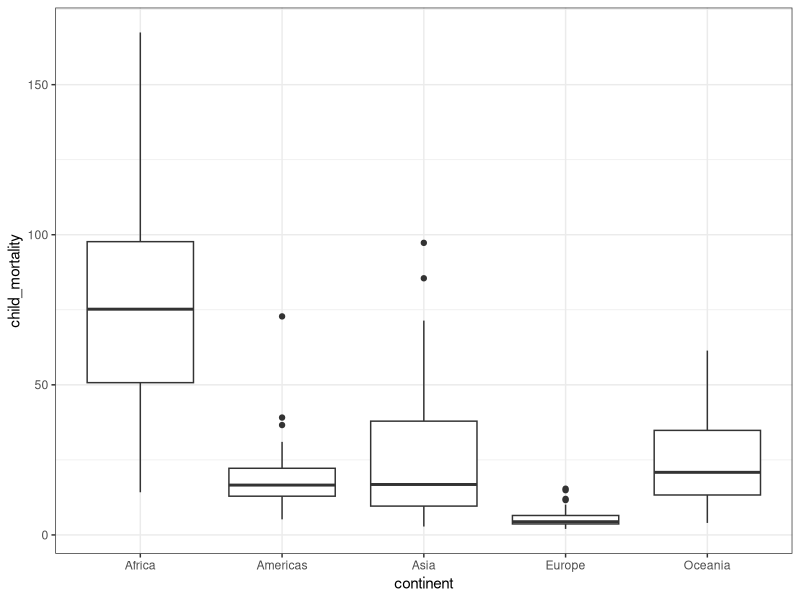
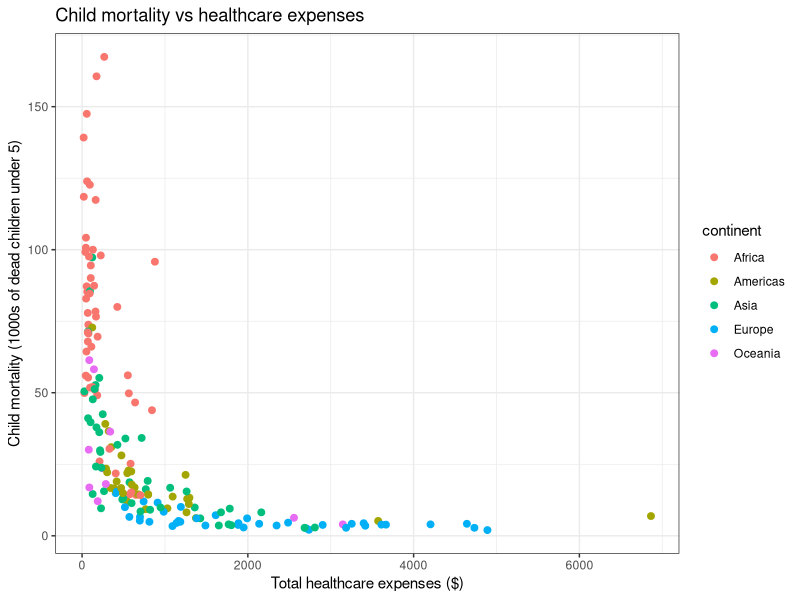
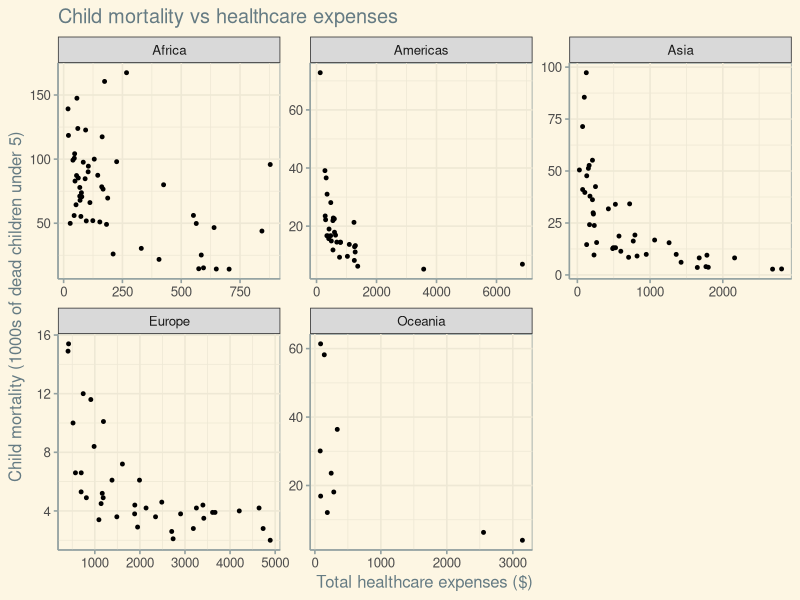

These figures' R source, in order:
## ---- chunk 1
knitr::opts_chunk$set(echo = TRUE)
## ---- chunk 2
rm(list=ls())
library("readr")
library("ggplot2")
library("dplyr")
library("GGally")
library("tidyr")
library(ggthemes)

financing_healthcare <- read_csv("../all_datasets_bio144/financing_healthcare.csv")
head(financing_healthcare)
## ---- chunk 3
financing_healthcare |>
  summarise(countries=n_distinct(country), years=n_distinct(year))
## ---- chunk 4
financing_healthcare |>
  select(health_exp_total, child_mort) |>
  filter(!(is.na(health_exp_total) | is.na(child_mort))) |>
  count()
## ---- chunk 5
financing_healthcare_of_interest <- financing_healthcare |>
  filter(year == 2013) |>
  select(year, country, continent, health_exp_total, child_mort, life_expectancy) |>
  drop_na()

child_mortality_per_continent <- financing_healthcare_of_interest |>
  group_by(continent) |>
  summarize(continent=continent, child_mortality=child_mort)

child_mortality_per_continent |>
  filter(continent == "Africa") |>
  summarise(mean=child_mortality 
            |> mean() 
            |> round(1))
## ---- chunk 6
child_mortality_per_continent |>
  ggplot(aes(x=continent, y=child_mortality)) +
  geom_boxplot() +
  theme_bw()
## ---- chunk 7
financing_healthcare_of_interest |>
  ggplot(aes(x=health_exp_total, y=child_mort, color=continent)) +
  geom_point(size=2) +
  labs(title="Child mortality vs healthcare expenses", 
       x="Total healthcare expenses ($)",
       y="Child mortality (1000s of dead children under 5)") +
  theme(text = element_text(family = "Helvetica Neue")) +
  theme_bw()
## ---- chunk 8
financing_healthcare_of_interest |>
  ggplot(aes(x=health_exp_total, y=child_mort)) +
  facet_wrap(~ continent, scales = "free") +
  geom_point(size=1) +
  labs(title="Child mortality vs healthcare expenses", 
       x="Total healthcare expenses ($)",
       y="Child mortality (1000s of dead children under 5)") +
  theme(text = element_text(family = "Helvetica Neue")) +
  theme_solarized() 
